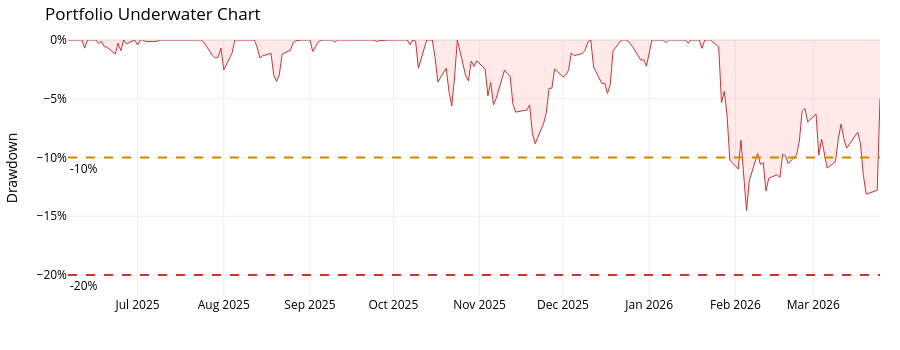

Notebook code for this chart:
### Code cell
# --- Underwater (drawdown) chart ---

fig_dd = go.Figure()
fig_dd.add_trace(go.Scatter(
    x=underwater.index, y=underwater.values,
    fill="tozeroy", fillcolor="rgba(255,107,107,0.15)",
    line=dict(color=COLORS["danger"], width=1),
    name="Drawdown",
))
fig_dd.add_hline(y=-0.10, line_dash="dash", line_color=COLORS["warning"],
                 annotation_text="-10%", annotation_position="bottom left")
fig_dd.add_hline(y=-0.20, line_dash="dash", line_color=COLORS["danger"],
                 annotation_text="-20%", annotation_position="bottom left")
fig_dd.update_layout(
    **PLOTLY_LAYOUT,
    title="Portfolio Underwater Chart",
    yaxis=dict(tickformat=".0%", title="Drawdown"),
    xaxis=dict(title=""),
    margin=dict(l=60, r=20, t=40, b=40),
    height=350,
)
fig_dd.show()

# Top drawdown periods
if not top_dd.empty:
    display(top_dd.style.format({
        "depth": "{:.1%}",
        "duration_days": "{:.0f}",
        "recovery_days": "{:.0f}",
    }))

### Figure 1 — Plotly figure (JSON) as saved in the notebook; plotly's stock layout.template omitted (floating-point values rounded to 4 significant figures; data arrays with more than 128 entries replaced by an {"elided": "..."} marker saying what was removed)
{"data": [{"fill": "tozeroy", "fillcolor": "rgba(255,107,107,0.15)", "line": {"color": "#cc3333", "width": 1}, "name": "Drawdown", "type": "scatter", "x": {"elided": "207 str values"}, "y": {"elided": "207 float values"}}], "layout": {"annotations": [{"showarrow": false, "text": "-10%", "x": 0, "xanchor": "left", "xref": "x domain", "y": -0.1, "yanchor": "top", "yref": "y"}, {"showarrow": false, "text": "-20%", "x": 0, "xanchor": "left", "xref": "x domain", "y": -0.2, "yanchor": "top", "yref": "y"}], "font": {"color": "black"}, "height": 350, "margin": {"b": 40, "l": 60, "r": 20, "t": 40}, "paper_bgcolor": "rgba(0,0,0,0)", "plot_bgcolor": "rgba(0,0,0,0)", "shapes": [{"line": {"color": "#cc8800", "dash": "dash"}, "type": "line", "x0": 0, "x1": 1, "xref": "x domain", "y0": -0.1, "y1": -0.1, "yref": "y"}, {"line": {"color": "#cc3333", "dash": "dash"}, "type": "line", "x0": 0, "x1": 1, "xref": "x domain", "y0": -0.2, "y1": -0.2, "yref": "y"}], "title": {"text": "Portfolio Underwater Chart"}, "xaxis": {"title": {"text": ""}}, "yaxis": {"tickformat": ".0%", "title": {"text": "Drawdown"}}}}
